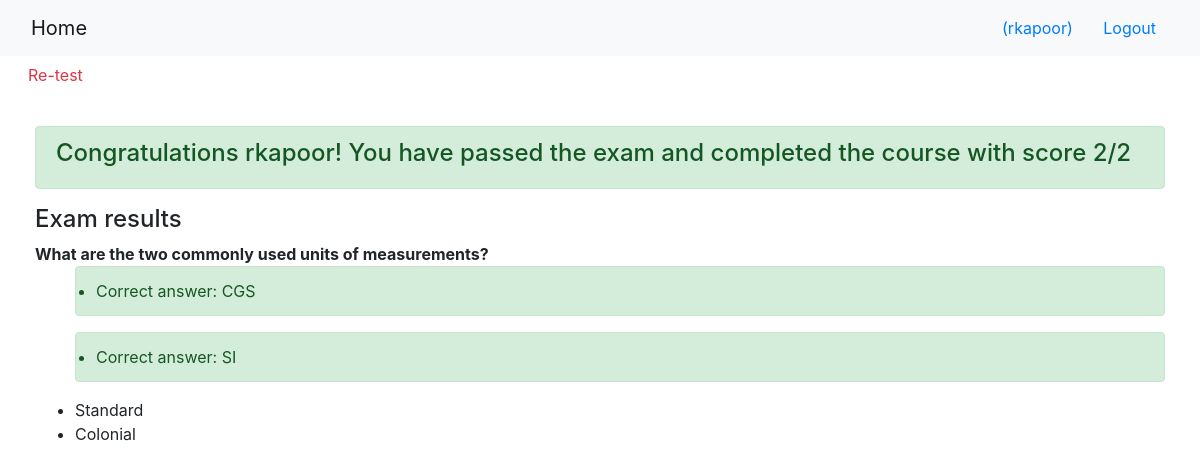
The app's page /onlinecourse/course/4/submission/4/result/ with its own data.
### onlinecourse/models.py (models this page shows)
class Question(models.Model):
    lesson = models.ForeignKey(Lesson,on_delete=models.CASCADE)
    grade = models.IntegerField(default=1)
    question_text = models.CharField(max_length=200,default="A question of the lesson")
    def is_get_score(self, selected_ids):
        all_answers = self.choice_set.filter(is_correct=True).count()
        selected_correct = self.choice_set.filter(is_correct=True,id__in=selected_ids).count()
        if all_answers == selected_correct:
            return True
        else:
            return False

class Choice(models.Model):
    question = models.ForeignKey(Question,on_delete=models.CASCADE)
    choice_text = models.CharField(max_length=50,default = 'A sample choice text')
    is_correct = models.BooleanField(default=False)

### onlinecourse/views.py (the view)
# urls.py: path("course/<int:course_id>/submission/<int:submission_id>/result/",views.show_exam_result,name="results"),
def show_exam_result(request,course_id,submission_id):
    Courseobj = Course.objects.get(id = course_id)
    Subobj = Submission.objects.get(id = submission_id)
    choices = Subobj.choices.all()
    total_score = 0
    questions = []
    for c in choices:
        if c.question not in questions:
            questions.append(c.question)
    cids = []
    for q in questions:
        temp = []
        for c in choices:
            if c in q.choice_set.all():
                temp.append(c.id)
        cids.append(temp)
    total_marks = sum([k.grade for k in questions])
    i = 0
    for q in questions:
        if q.is_get_score(cids[i]):
            total_score+=q.grade
        i+=1
    context = {'course':Courseobj,'questions': questions,'total_score':total_score,'total_marks':total_marks,'submitted_answers':[c.id for c in choices]}
    if(total_marks!=0):
        grade = 100.0*(total_score/total_marks)
        context['grade'] = grade
    else:
        context['grade'] = 0
    context['user'] = Subobj.enrollment.user
    if(grade>=80.0):
        context['status'] = True
    else:
        context['status'] = False
    return render(request,'onlinecourse/exam_result_bootstrap.html',context)

### onlinecourse/templates/onlinecourse/exam_result_bootstrap.html (shortened to what this page needs)
<!DOCTYPE html>
<html lang="en">
<head>
    {% load static %}
    <link rel="stylesheet" href="https://maxcdn.bootstrapcdn.com/bootstrap/4.5.2/css/bootstrap.min.css">
</head>
<body>
 <nav class="navbar navbar-light bg-light">
    <div class="container-fluid">
        <div class="navbar-header">
              <a class="navbar-brand" href="{% url 'onlinecourse:index' %}">Home</a>
        </div>
        <ul class="nav navbar-nav navbar-right">
            {% if user.is_authenticated %}
            <li>
                <a class="btn btn-link" href="#">{{ user.first_name }}({{ user.username }})</a>
                <a class="btn btn-link" href="{% url 'onlinecourse:logout' %}">Logout</a>
            </li>
            {% endif %}
        </ul>
    </div>
</nav>
<div class="container-fluid">
     <a class="btn btn-link text-danger" href="{% url 'onlinecourse:course_details' course.id %}">Re-test</a>
        <div class="card-body mt-1">
            {% if status %}
    <div class="alert alert-success">
      <h4>Congratulations {{user.username}}! You have passed the exam and completed the course with score {{total_score}}/{{total_marks}}</h4>
    </div>
        {% else %}
     <div class="alert alert-danger">
            <h4>Sorry {{user.username}}! You have failed the exam with score {{total_score}}/{{total_marks}}</h4>
    </div>
    {%endif%}
        <h4>Exam results</h4>
            {% for q in questions %}
            <dl>
                <dt>{{q.question_text}}</dt>
                <dd>
                    <ul>
                    {%for c in q.choice_set.all%}
                        {% if c.id in submitted_answers%}
                            {%if c.is_correct%}
                            <div class="alert alert-success"><li>Correct answer: {{c.choice_text}}</li></div>
                            {%else%}
                            <div class="alert alert-danger"><li>Wrong answer: {{c.choice_text}}</li></div>
                            {%endif%}
                        {%else%}
                            {%if c.is_correct%}
                            <div class="alert alert-danger" style="background-color: yellow;"><li>Not Selected: {{c.choice_text}}</li></div>
                            {%else%}
                            <li>{{c.choice_text}}</li>
                            {%endif%}
                        {%endif%}
                    {%endfor%}
                     </ul>
                </dd>
            </dl>
           {% endfor%}
        </div>
</div>
</body>
</html>

### records on screen
Question: question_text "What are the two commonly used units of measurements?"
Choice: choice_text "CGS"
Choice: choice_text "SI"
Choice: choice_text "Standard"
Choice: choice_text "Colonial"

### other values on screen
{{ user.username }} "rkapoor"
{{ total_score }} "2"
{{ total_marks }} "2"
